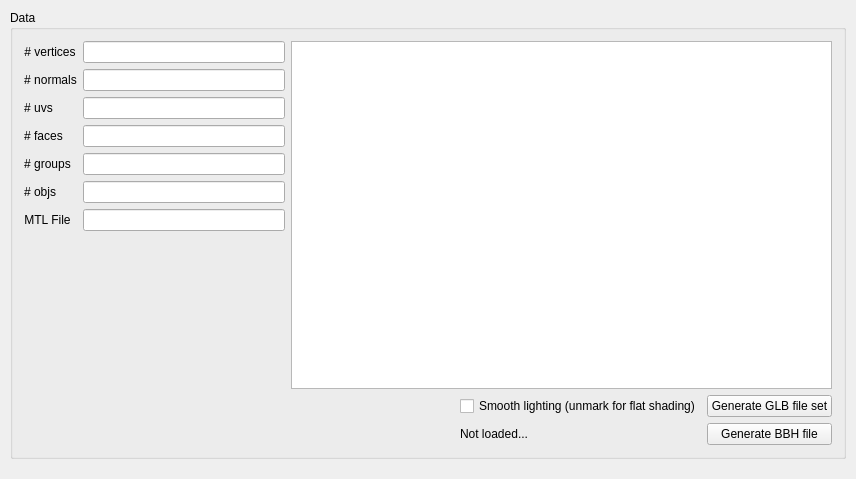
<?xml version="1.0" encoding="UTF-8"?>
<ui version="4.0">
 <class>ObjTool</class>
 <widget class="QWidget" name="ObjTool">
  <property name="geometry">
   <rect>
    <x>0</x>
    <y>0</y>
    <width>856</width>
    <height>479</height>
   </rect>
  </property>
  <property name="windowTitle">
   <string>ObjTool</string>
  </property>
  <layout class="QGridLayout" name="gridLayout_2">
   <property name="leftMargin">
    <number>10</number>
   </property>
   <property name="topMargin">
    <number>10</number>
   </property>
   <property name="rightMargin">
    <number>10</number>
   </property>
   <property name="bottomMargin">
    <number>20</number>
   </property>
   <item row="0" column="0">
    <widget class="QGroupBox" name="groupBox">
     <property name="title">
      <string>Data</string>
     </property>
     <layout class="QVBoxLayout" name="verticalLayout">
      <item>
       <layout class="QHBoxLayout" name="horizontalLayout">
        <item>
         <layout class="QFormLayout" name="formLayout">
          <item row="0" column="0">
           <widget class="QLabel" name="label">
            <property name="text">
             <string># vertices</string>
            </property>
            <property name="alignment">
             <set>Qt::AlignCenter</set>
            </property>
           </widget>
          </item>
          <item row="0" column="1">
           <widget class="QLineEdit" name="lineEditNumVertices">
            <property name="readOnly">
             <bool>true</bool>
            </property>
           </widget>
          </item>
          <item row="1" column="1">
           <widget class="QLineEdit" name="lineEditNumNormals">
            <property name="readOnly">
             <bool>true</bool>
            </property>
           </widget>
          </item>
          <item row="1" column="0">
           <widget class="QLabel" name="label_3">
            <property name="text">
             <string># normals</string>
            </property>
            <property name="alignment">
             <set>Qt::AlignCenter</set>
            </property>
           </widget>
          </item>
          <item row="2" column="1">
           <widget class="QLineEdit" name="lineEditNumUVs">
            <property name="readOnly">
             <bool>true</bool>
            </property>
           </widget>
          </item>
          <item row="2" column="0">
           <widget class="QLabel" name="label_4">
            <property name="text">
             <string># uvs</string>
            </property>
            <property name="alignment">
             <set>Qt::AlignCenter</set>
            </property>
           </widget>
          </item>
          <item row="3" column="1">
           <widget class="QLineEdit" name="lineEditNumFaces">
            <property name="readOnly">
             <bool>true</bool>
            </property>
           </widget>
          </item>
          <item row="3" column="0">
           <widget class="QLabel" name="label_5">
            <property name="text">
             <string># faces</string>
            </property>
            <property name="alignment">
             <set>Qt::AlignCenter</set>
            </property>
           </widget>
          </item>
          <item row="4" column="0">
           <widget class="QLabel" name="label_6">
            <property name="text">
             <string># groups</string>
            </property>
            <property name="alignment">
             <set>Qt::AlignCenter</set>
            </property>
           </widget>
          </item>
          <item row="5" column="0">
           <widget class="QLabel" name="label_7">
            <property name="text">
             <string># objs</string>
            </property>
            <property name="alignment">
             <set>Qt::AlignCenter</set>
            </property>
           </widget>
          </item>
          <item row="4" column="1">
           <widget class="QLineEdit" name="lineEditNumGroups">
            <property name="readOnly">
             <bool>true</bool>
            </property>
           </widget>
          </item>
          <item row="5" column="1">
           <widget class="QLineEdit" name="lineEditNumObjs">
            <property name="readOnly">
             <bool>true</bool>
            </property>
           </widget>
          </item>
          <item row="6" column="1">
           <widget class="QLineEdit" name="lineEditMTL">
            <property name="readOnly">
             <bool>true</bool>
            </property>
           </widget>
          </item>
          <item row="6" column="0">
           <widget class="QLabel" name="label_8">
            <property name="text">
             <string>MTL File</string>
            </property>
            <property name="alignment">
             <set>Qt::AlignCenter</set>
            </property>
           </widget>
          </item>
         </layout>
        </item>
        <item>
         <widget class="QTextBrowser" name="objInfo">
          <property name="minimumSize">
           <size>
            <width>541</width>
            <height>0</height>
           </size>
          </property>
          <property name="readOnly">
           <bool>true</bool>
          </property>
         </widget>
        </item>
       </layout>
      </item>
      <item>
       <layout class="QGridLayout" name="gridLayout">
        <item row="1" column="0">
         <layout class="QHBoxLayout" name="horizontalLayout_3">
          <item>
           <spacer name="horizontalSpacer_2">
            <property name="orientation">
             <enum>Qt::Horizontal</enum>
            </property>
            <property name="sizeHint" stdset="0">
             <size>
              <width>40</width>
              <height>20</height>
             </size>
            </property>
           </spacer>
          </item>
         </layout>
        </item>
        <item row="1" column="2">
         <widget class="QPushButton" name="pb_GenerateBBH">
          <property name="text">
           <string>Generate BBH file</string>
          </property>
         </widget>
        </item>
        <item row="0" column="0">
         <spacer name="horizontalSpacer">
          <property name="orientation">
           <enum>Qt::Horizontal</enum>
          </property>
          <property name="sizeHint" stdset="0">
           <size>
            <width>40</width>
            <height>20</height>
           </size>
          </property>
         </spacer>
        </item>
        <item row="0" column="1">
         <widget class="QCheckBox" name="cb_SmoothLighting">
          <property name="text">
           <string>Smooth lighting (unmark for flat shading)</string>
          </property>
         </widget>
        </item>
        <item row="0" column="2">
         <widget class="QPushButton" name="pb_GenerateGLB">
          <property name="text">
           <string>Generate GLB file set</string>
          </property>
         </widget>
        </item>
        <item row="1" column="1">
         <widget class="QLabel" name="label_Status">
          <property name="text">
           <string>Not loaded...</string>
          </property>
         </widget>
        </item>
       </layout>
      </item>
     </layout>
    </widget>
   </item>
  </layout>
 </widget>
 <layoutdefault spacing="6" margin="11"/>
 <resources/>
 <connections/>
</ui>
